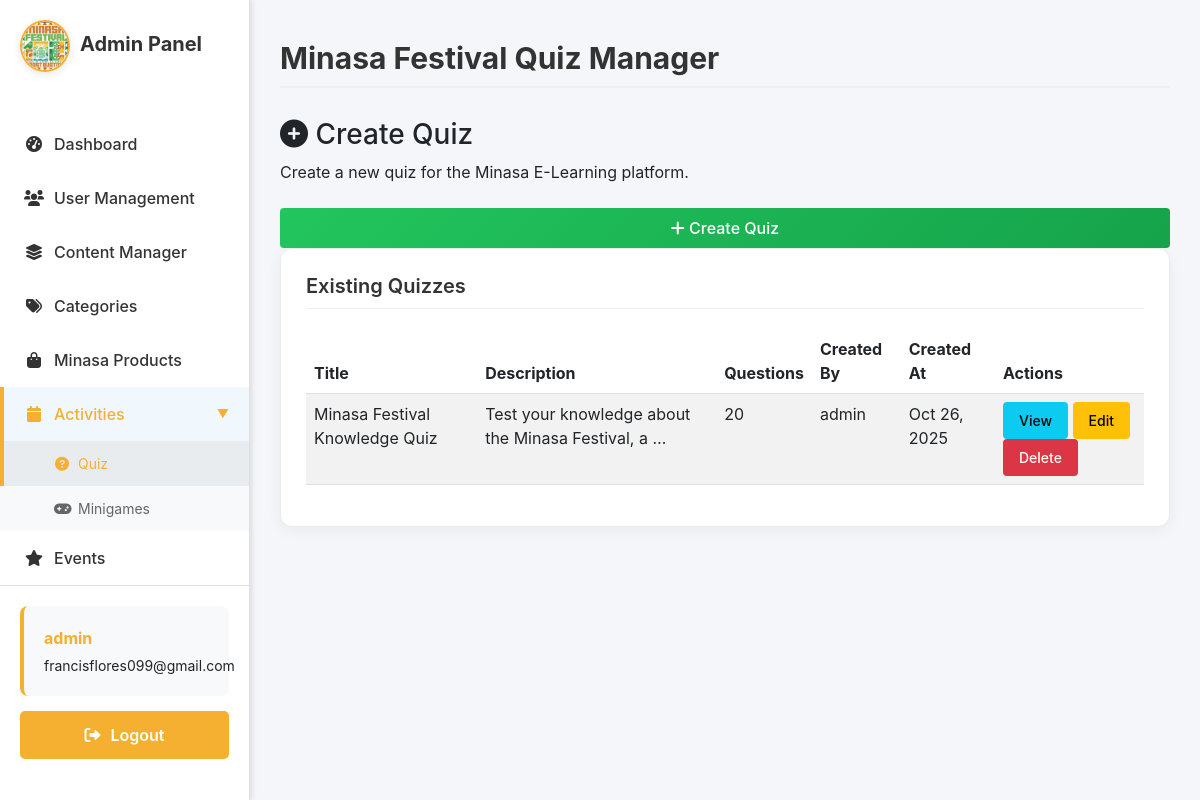
The page /adminpage/activities/ (signed in) on the database its author committed.
### sections/models.py (models this page shows, shortened)
class Quiz(models.Model):
    title = models.CharField(max_length=200)
    description = models.TextField(blank=True, null=True)
    created_by = models.ForeignKey(User, on_delete=models.CASCADE)
    created_at = models.DateTimeField(auto_now_add=True)
    updated_at = models.DateTimeField(auto_now=True)
    class Meta:
        verbose_name = "Quiz"
        verbose_name_plural = "Quizzes"
        ordering = ['-created_at']

### sections/views.py (the view, shortened to what this page needs)
# urls.py: path('adminpage/activities/', views.adminpage_activities, name='adminpage-activities'),
@login_required
def adminpage_activities(request):
    if request.user.username == 'admin' or request.user.is_superuser:
        quizzes = Quiz.objects.all().order_by('-created_at')
        context = {
            'quizzes': quizzes,
        }
        return render(request, 'adminpage/adminpage-activities.html', context)
    return redirect('home')

### sections/templates/adminpage/adminpage-activities.html (shortened to what this page needs)
{% extends "users/base.html" %}
{% load static %}
{% block content %}
<link rel="stylesheet" href="{% static 'css/adminside.css' %}">
<div class="admin-sidebar">
    <div class="sidebar-header">
        <div class="logo-container">
            <img src="/media/images/logo.png" alt="Minasa Festival Logo" style="max-width: 80px; height: auto;" />
        </div>
        <h2>Admin Panel</h2>
    </div>
    <ul class="admin-nav">
        <li><a href="{% url 'adminpage-admin-dashboard' %}"><i class="fas fa-tachometer-alt"></i> Dashboard</a></li>
        <li><a href="{% url 'adminpage-user-management' %}"><i class="fas fa-users"></i> User Management</a></li>
        <li><a href="{% url 'adminpage-content-manager' %}"><i class="fas fa-layer-group"></i> Content Manager</a></li>
        <li><a href="{% url 'adminpage-category-manager' %}"><i class="fas fa-tags"></i> Categories</a></li>
        <li><a href="{% url 'adminpage-minasa-products' %}"><i class="fas fa-shopping-bag"></i> Minasa Products</a></li>
        <li class="nav-section active">
            <div class="nav-section-header active"><i class="fas fa-calendar"></i> Activities</div>
            <div class="nav-submenu">
                <a href="{% url 'adminpage-activities' %}" class="active"><i class="fas fa-question-circle"></i> Quiz</a>
                <a href="{% url 'adminpage-minigame' %}"><i class="fas fa-gamepad"></i> Minigames</a>
            </div>
        </li>
        <li><a href="{% url 'adminpage-festival-calendar' %}"><i class="fas fa-star"></i> Events</a></li>
    </ul>
    <div class="admin-actions">
        <div class="admin-user-info">
            <p><strong>{{ user.username }}</strong></p>
            <p>{{ user.email|default:"No email" }}</p>
        </div>
        <form method="post" action="{% url 'logout' %}">
            <button type="submit" class="btn-logout"><i class="fas fa-sign-out-alt"></i> Logout</button>
        </form>
    </div>
</div>
<div class="admin-content">
    <div class="admin-header">
        <h1>Minasa Festival Quiz Manager</h1>
    </div>
    <div class="admin-panels">
        <div class="admin-panel">
            <div class="panel-header">
                <h3><i class="fas fa-plus-circle"></i> Create Quiz</h3>
            </div>
            <div class="panel-content">
                <p>Create a new quiz for the Minasa E-Learning platform.</p>
                <button type="button" class="btn btn-primary" data-bs-toggle="modal" data-bs-target="#createQuizModal">
                    <i class="fas fa-plus"></i> Create Quiz
                </button>
            </div>
        </div>
        <section class="panel">
            <h2>Existing Quizzes</h2>
            {% if quizzes %}
                <div class="table-responsive">
                    <table class="table table-striped">
                        <thead>
                            <tr>
                                <th>Title</th>
                                <th>Description</th>
                                <th>Questions</th>
                                <th>Created By</th>
                                <th>Created At</th>
                                <th>Actions</th>
                            </tr>
                        </thead>
                        <tbody>
                            {% for quiz in quizzes %}
                                <tr>
                                    <td>{{ quiz.title }}</td>
                                    <td>{{ quiz.description|truncatechars:50 }}</td>
                                    <td>{{ quiz.questions.count }}</td>
                                    <td>{{ quiz.created_by.username }}</td>
                                    <td>{{ quiz.created_at|date:"M d, Y" }}</td>
                                    <td>
                                        <a href="{% url 'quiz-view' quiz.id %}" class="btn btn-sm btn-info">View</a>
                                        <a href="{% url 'quiz-edit' quiz.id %}" class="btn btn-sm btn-warning">Edit</a>
                                        <a href="{% url 'quiz-delete' quiz.id %}" class="btn btn-sm btn-danger">Delete</a>
                                    </td>
                                </tr>
                            {% endfor %}
                        </tbody>
                    </table>
                </div>
            {% else %}
                <p class="text-muted">No quizzes created yet.</p>
            {% endif %}
        </section>
    </div>
</div>
{% endblock %}

### minasaelearning/static/css/auth.css (style rules this page uses)
body { background: linear-gradient(135deg, #fbbf24 0%, #f97316 100%); min-height: 100vh; display: flex; align-items: center; justify-content: center; padding: 1rem; background-attachment: fixed; font-family: -apple-system, BlinkMacSystemFont, 'Segoe UI', Roboto, Oxygen, Ubuntu, Cantarell, sans-serif; }
.btn-primary { width: 100%; padding: 0.875rem; font-size: 1rem; font-weight: 600; color: white; background: linear-gradient(135deg, #22c55e 0%, #16a34a 100%); border: none; border-radius: 8px; cursor: pointer; transition: all 0.3s ease; margin-top: 0.5rem; }
.btn { padding: 0.5rem 1rem; border: none; border-radius: 4px; cursor: pointer; font-weight: 500; }

### minasaelearning/static/css/adminside.css (style rules this page uses)
.admin-sidebar { width: 250px; background-color: #fff; height: 100vh; position: fixed; left: 0; top: 0; padding: 20px 0; display: flex; flex-direction: column; border-right: 1px solid #e0e0e0; box-shadow: 2px 0 5px rgba(0,0,0,0.1); z-index: 900; }
.sidebar-header { padding: 0 20px; margin-bottom: 30px; display: flex; align-items: center; }
.sidebar-header img { width: 50px; height: 50px; margin-right: 10px; border-radius: 50%; border: 2px solid #f5b031; object-fit: cover; }
.sidebar-header h2 { color: #f5b031; font-size: 20px; margin: 0; font-weight: 700; margin: 0 0 20px 0; color: #333; }
.admin-nav { list-style: none; padding: 0; margin: 0; flex-grow: 1; }
.admin-nav li { padding: 0; }
.admin-nav a { display: flex; align-items: center; padding: 15px 20px; color: #333; text-decoration: none; transition: background-color 0.3s, color 0.3s; border-left: 4px solid transparent; font-weight: 500; }
.admin-nav a:hover, .admin-nav a.active { background-color: #f0f7fd; color: #f5b031; border-left: 4px solid #f5b031; }
.admin-nav i { margin-right: 10px; width: 20px; text-align: center; }
.nav-section { padding: 0; }
.nav-section-header { display: flex; align-items: center; padding: 15px 20px; color: #333; text-decoration: none; transition: background-color 0.3s, color 0.3s; border-left: 4px solid transparent; font-weight: 500; cursor: pointer; position: relative; }
.nav-section-header::after { content: '▼'; position: absolute; right: 20px; font-size: 12px; transition: transform 0.3s ease; }
.nav-section { list-style: none; padding: 0; margin: 0; }
.nav-section.active::after { transform: rotate(180deg); }
.nav-section-header:hover, .nav-section-header.active { background-color: #f0f7fd; color: #f5b031; border-left: 4px solid #f5b031; }
.nav-section-header i { margin-right: 10px; width: 20px; text-align: center; }
.nav-submenu { padding: 0; margin: 0; background-color: #f8f9fa; display: none; transition: all 0.3s ease; }
.nav-section.active .nav-submenu { display: block; }
.nav-submenu a { display: flex; align-items: center; padding: 12px 20px 12px 50px; color: #666; text-decoration: none; transition: background-color 0.3s, color 0.3s; border-left: 4px solid transparent; font-weight: 400; font-size: 14px; }
.nav-submenu a:hover, .nav-submenu a.active { background-color: #e9ecef; color: #f5b031; border-left: 4px solid #f5b031; }
.nav-submenu i { margin-right: 8px; width: 16px; text-align: center; }
.admin-actions { margin-top: auto; margin-bottom: 50px; padding: 20px; border-top: 1px solid #e0e0e0; }
.btn-logout { display: flex; align-items: center; justify-content: center; padding: 12px 20px; color: #fff; text-decoration: none; background-color: #f5b031; border: none; border-radius: 5px; font-weight: 600; transition: background-color 0.3s; cursor: pointer; width: 100%; }
.btn-logout i { margin-right: 10px; }
.admin-content { margin-left: 250px; padding: 30px; width: calc(100% - 250px); background-color: #f4f6f9; min-height: 100vh; box-sizing: border-box; }
.admin-content h1 { color: #333; margin-bottom: 30px; margin-top: 10px; font-size: 30px; font-weight: 700; border-bottom: 2px solid #eee; padding-bottom: 10px; }
.admin-panels { margin-top: 30px; }
.panel { background: #ffffff; padding: 25px; border-radius: 12px; box-shadow: 0 4px 15px rgba(0, 0, 0, 0.05); border: 1px solid #e9ecef; margin-bottom: 30px; }
.panel h2 { margin: 0 0 20px 0; color: #333; font-size: 20px; font-weight: 600; border-bottom: 1px solid #eee; padding-bottom: 10px; }
.admin-user-info { padding: 15px 20px; margin-bottom: 15px; background-color: #f8f9fa; border-radius: 8px; border-left: 4px solid #f5b031; }
.admin-user-info p { margin: 5px 0; font-size: 14px; }
.admin-user-info p strong { color: #f5b031; font-size: 16px; }

### rows shown on the page
Quiz: title "Minasa Festival Knowledge Quiz", description "Test your knowledge about the Minasa Festival, a …", questions.count "20", created_by.username "admin", created_at "Oct 26, 2025"

### other values the page prints
{{ user.username }} "admin"
{{ user.email|default:"No email" }} "francisflores099@gmail.com"
